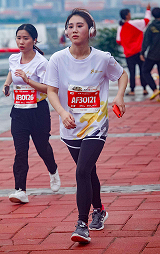
#> input picture image/test_input.png, 160 x 254 px
$ python demo.py
#> lines starting #> are read from the running program, lines starting #| are printed output that depends on the picture
import cv2
import numpy as np
import time

print('OpenCV version: ', cv2.__version__)

def opencv_resize(imgfile):
#> called with imgfile = 'image/test_input.png'
    image = cv2.imread(imgfile)
#> image is the input picture: shape (254, 160, 3); mean B, G, R 120, 107.6, 146.1
    (h, w, _) = image.shape
#> h = 254; w = 160

    time1 = time.perf_counter()
    img_area_x4 = cv2.resize(image, (w*4, h*4), interpolation=cv2.INTER_AREA)
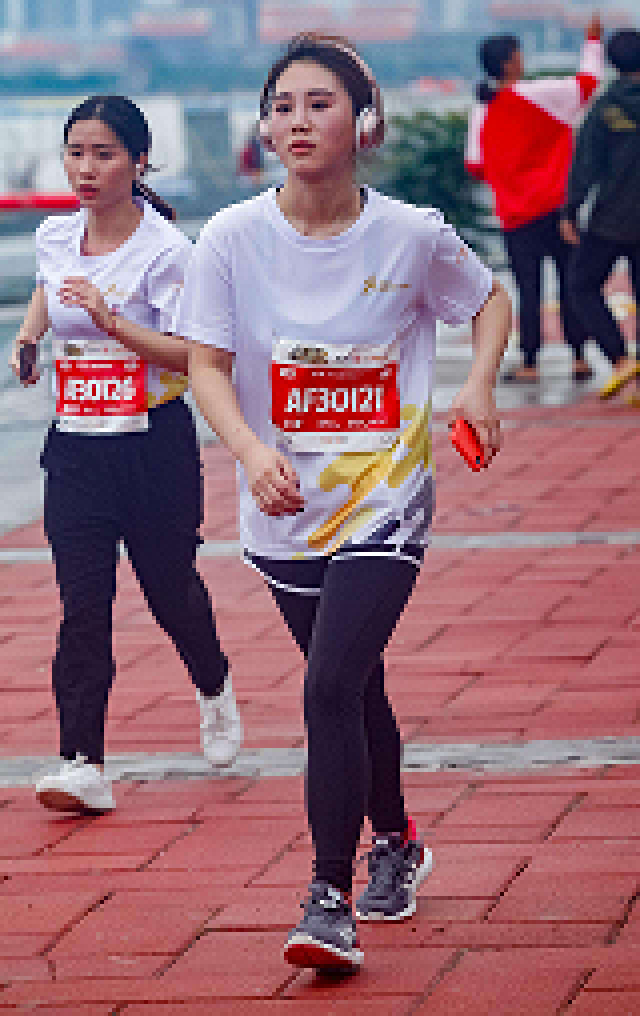
#> img_area_x4: shape (1016, 640, 3); mean B, G, R 120, 107.6, 146.1
    time2 = time.perf_counter()
    cv2.imwrite('./image/out_area_x4.bmp', img_area_x4)
    print('Resize INTER_AREA dur = %.4f ms' % ((time2-time1)*1000))

    time3 = time.perf_counter()
    img_cubic_x4 = cv2.resize(image, (w*4, h*4), interpolation=cv2.INTER_CUBIC)
    time4 = time.perf_counter()
    cv2.imwrite('./image/out_cubic_x4.bmp', img_cubic_x4)
    print('Resize INTER_CUBIC dur = %.4f ms' % ((time4-time3)*1000))

    time5 = time.perf_counter()
    img_lanczos_x4 = cv2.resize(image, (w*4, h*4), interpolation=cv2.INTER_LANCZOS4)
    time6 = time.perf_counter()
    cv2.imwrite('./image/out_lanczos_x4.bmp', img_lanczos_x4)
    print('Resize INTER_LANCZOS4 dur = %.4f ms' % ((time6-time5)*1000))

def super_res_image(imgfile):
#> called with imgfile = 'image/test_input.png'
    image = cv2.imread(imgfile)
    (h, w, _) = image.shape
#> h = 254; w = 160
    for m in sr_models:
        model_path = "models/" + m
        m1, m2 =m.split('.pb')[0].split('_')
        model_name, model_scale = m1.lower(), int(m2[1:])
        sr = cv2.dnn_superres.DnnSuperResImpl_create()
        sr.readModel(model_path)
        sr.setModel(model_name, model_scale)
        print('Start %s ...' % model_name)
        start = time.perf_counter()
        out_img = sr.upsample(image)
        dur = time.perf_counter() - start
        outfile = './image/out-%s_x%d.bmp' % (model_name, model_scale)
        cv2.imwrite(outfile, out_img)
        print('%dx upscaling with model = %s, output image = %s, dur = %.4f ms' % (model_scale, m, outfile, dur*1000))

def super_res_video(videofile, modelfile, frame_num=10):
    cap = cv2.VideoCapture(videofile)
    if not cap.isOpened():
        print("ERROR: cannot open vidoe file")
        return
    model_path = "models/" + modelfile
    m1, m2 =modelfile.split('.pb')[0].split('_')
    model_name, model_scale = m1.lower(), int(m2[1:])
    sr = cv2.dnn_superres.DnnSuperResImpl_create()
    sr.readModel(model_path)
    sr.setModel(model_name, model_scale)
    frame_count = 0
    while True:
        ret, frame = cap.read()
        if ret == False or frame_count > frame_num-1:
            break
        out_frame = sr.upsample(frame)
        cv2.imwrite('./out/%sx%d_%03d.bmp' % (model_name, model_scale, frame_count), out_frame)
        print('frame# %03d done' % frame_count)
        frame_count += 1
    cap.release()

sr_models = ['EDSR_x4.pb', 'ESPCN_x4.pb', 'FSRCNN_x4.pb', 'LapSRN_x4.pb']

imgfile = "image/test_input.png"
opencv_resize(imgfile)
#> (the run stopped early here; a loop or call above may not have finished)
